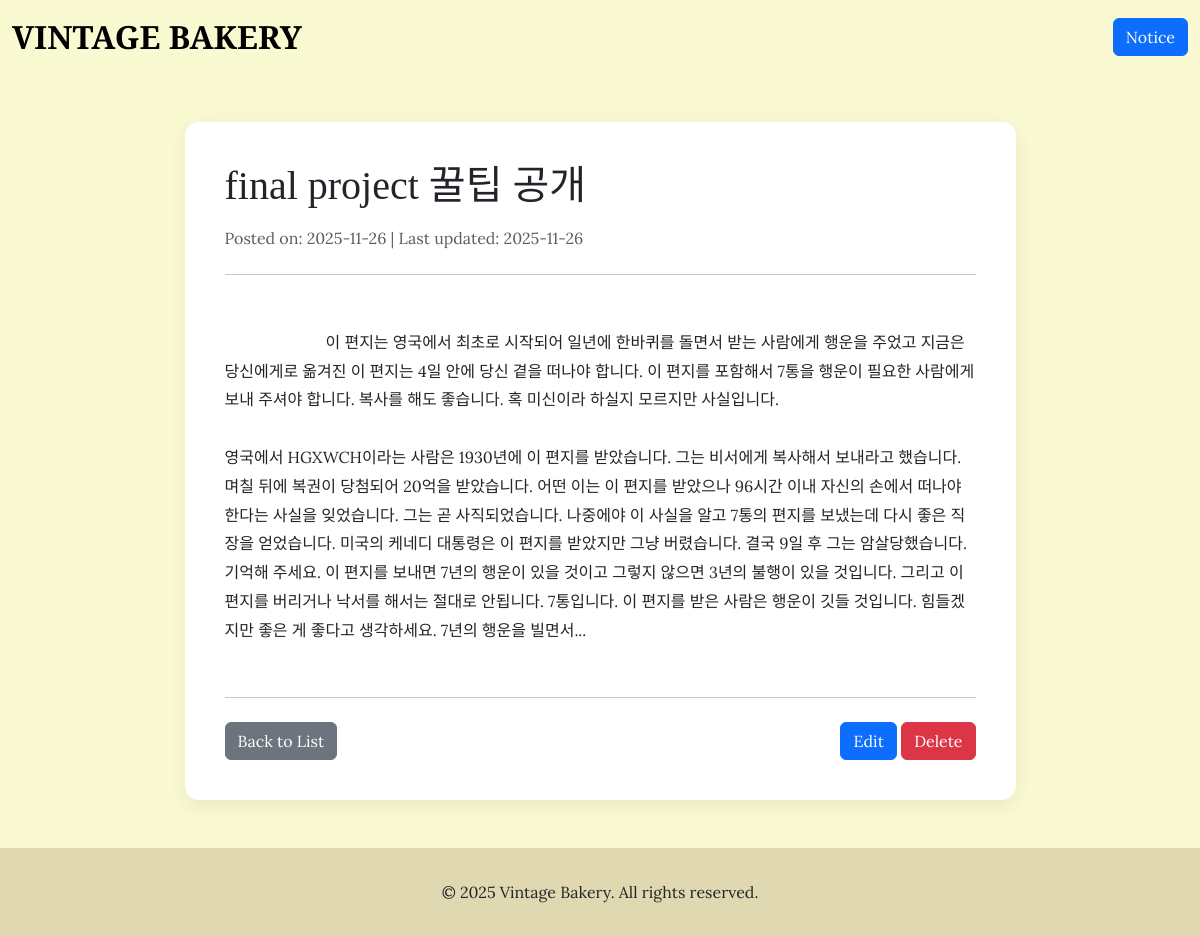
The app's page /notice/9 with its own data.
### tables this page shows
CREATE TABLE notices (
        id INTEGER PRIMARY KEY AUTOINCREMENT,
        title TEXT NOT NULL,
        content TEXT NOT NULL,
        created_at TIMESTAMP DEFAULT CURRENT_TIMESTAMP,
        updated_at TIMESTAMP DEFAULT CURRENT_TIMESTAMP
    );

### main.py (the view)
@app.get("/notice/{notice_id}", response_class=HTMLResponse)
async def notice_detail(request: Request, notice_id: int):
    db = get_db()
    cursor = db.cursor()
    cursor.execute("SELECT * FROM notices WHERE id = ?", (notice_id,))
    notice = cursor.fetchone()
    db.close()
    return templates.TemplateResponse("notice_detail.html", {"request": request, "notice": notice})

### templates/notice_detail.html (shortened to what this page needs)
<!DOCTYPE html>
<html lang="ko">
<head>
    <link href="https://cdn.jsdelivr.net/npm/bootstrap@5.3.2/dist/css/bootstrap.min.css" rel="stylesheet">
</head>
<body>
    <nav class="navbar navbar-expand-lg navbar-light">
        <div class="container-fluid">
            <a class="navbar-brand text-uppercase" href="/">Vintage Bakery</a>
            <a href="/notice" class="btn btn-primary ms-auto">Notice</a>
        </div>
    </nav>
    <main class="container my-5 main-container">
        <div class="row justify-content-center">
            <div class="col-lg-9">
                <div class="notice-card">
                    <h1 class="mb-3" style="font-family: var(--font-family-heading);">{{ notice.title }}</h1>
                    <p class="text-muted mb-4">
                        Posted on: {{ notice.created_at.split(' ')[0] }}
                        {% if notice.created_at != notice.updated_at %}
                            | Last updated: {{ notice.updated_at.split(' ')[0] }}
                        {% endif %}
                    </p>
                    <hr class="my-4">
                    <div class="notice-content mb-4">
                        {{ notice.content }}
                    </div>
                    <hr class="my-4">
                    <div class="d-flex justify-content-between">
                        <a href="/notice" class="btn btn-secondary">Back to List</a>
                        <div>
                            <a href="/notice/{{ notice.id }}/edit" class="btn btn-primary">Edit</a>
                            <form action="/notice/{{ notice.id }}/delete" method="post" class="d-inline">
                                <button type="submit" class="btn btn-danger" onclick="return confirm('Are you sure you want to delete this post?');">Delete</button>
                            </form>
                        </div>
                    </div>
                </div>
            </div>
        </div>
    </main>
    <footer class="text-center">
        <div class="container">
            <p class="mb-0">© 2025 Vintage Bakery. All rights reserved.</p>
        </div>
    </footer>
</body>
</html>

### templates/notice_detail.html (style rules this page uses)
:root { --color-base: #FAFAD2; --color-point: #3CAEFF; --color-secondary: #E0D8B0; --color-text: #333333; --color-dark-text: #000000; --font-family-main: 'Lora', 'Noto Sans KR', serif; --font-family-heading: 'Playfair Display', serif; --bs-primary: var(--color-point); --bs-primary-rgb: 60, 174, 255; }
body { background-color: var(--color-base); font-family: var(--font-family-main); display: flex; flex-direction: column; min-height: 100vh; }
.navbar { background-color: var(--color-base) !important; }
.navbar-brand { font-family: var(--font-family-heading) !important; font-weight: 700; font-size: 2rem; }
.main-container { flex: 1; }
.notice-card { background-color: white; border-radius: 14px; box-shadow: 0 6px 20px rgba(0,0,0,0.08); padding: 2.5rem; }
.notice-content { white-space: pre-wrap; line-height: 1.8; }
footer { background-color: var(--color-secondary); margin-top: auto; padding: 2rem 0; }

### records on screen
notices: title "final project 꿀팁 공개", created_at "2025-11-26", updated_at "2025-11-26", content "이 편지는 영국에서 최초로 시작되어 일년에 한바퀴를 돌면서 받는 사람에게 행운을 주었고 지금은 당신에게로 옮겨진 이 편지는 4일 안에 당신 곁을 떠나야 합니다. 이 편지를 포함해서 7통을 행운이 필요한 사람에게 보내 주셔야 합니다. 복사를 해도 좋습니다. 혹 미신이라 하실지 모르지만 사실입니다. 영국에서 HGXWCH이라는 사람은 1930년에 이 편지를 받았습니다. 그는 비서에게 복사해서 보내라고 했습니다. 며칠 뒤에 복권이 당첨되어 20억을 받았습니다. 어떤 이는 이 편지를 받았으나 96시간 이내 자신의 손에서 떠나야 한다는 사실을 잊었습니다. 그는 곧 사직되었습니다. 나중에야 이 사실을 알고 7통의 편지를 보냈는데 다시 좋은 직장을 얻었습니다. 미국의 케네디 대통령은 이 편지를 받았지만 그냥 버렸습니다. 결국 9일 후 그는 암살당했습니다. 기억해 주세요. 이 편지를 보내면 7년의 행운이 있을 것이고 그렇지 않으면 3년의 불행이 있을 것입니다. 그리고 이 편지를 버리거나 낙서를 해서는 절대로 안됩니다. 7통입니다. 이 편지를 받은 사람은 행운이 깃들 것입니다. 힘들겠지만 좋은 게 좋다고 생각하세요. 7년의 행운을 빌면서..."
